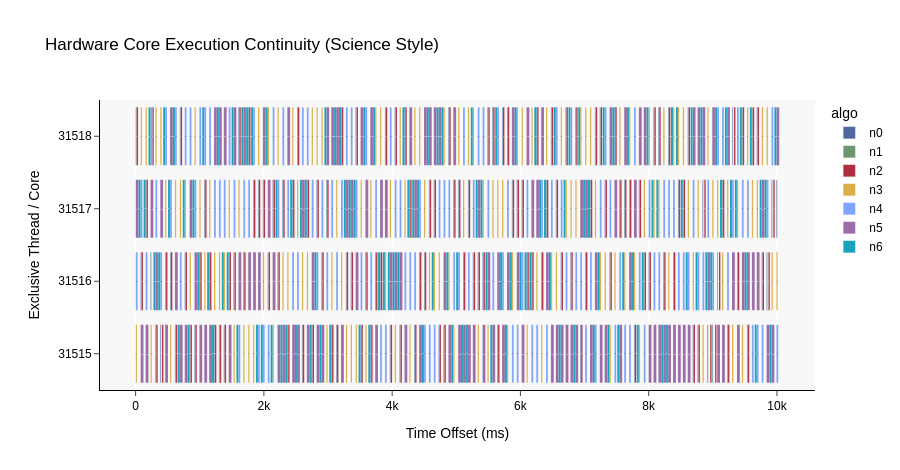

The cell this chart's notebook holds for it:
### Markdown cell above
## 一、 宏观并行行为分析 (Timeline & Gantt)

### 1. 任务甘特图 (Hardware Core Gantt Chart)
展示有效计算块 ($C_i$) 的持续时长。
* **分析重点**: 观察各核心条块之间的**横向间隙**。这些空隙（气泡）代表了调度器无法填满的资源空洞，是加速比无法达到线性的根本原因。

### Code cell
def draw_px_gantt(df_jobs):
    if df_jobs.empty:
        print("Warning: Input DataFrame is empty.")
        return

    # 1. 精选 Science 级低饱和度多色盘 (针对不同 Algo)
    # 选色原则：冷暖交替，灰度梯度一致
    DISCRETE_SCI_COLORS = [
        "#3B5998", # 灰蓝
        "#5E8B61", # 鼠尾草绿
        "#A6192E", # 砖红
        "#D6A531", # 暗金
        "#709BFF", # 浅钢蓝
        "#925E9F", # 灰紫
        "#0099B4", # 墨青
        "#FDAF91", # 柔粉
        "#4D4D4D", # 碳灰
        "#ADB6B6"  # 铝灰
    ]

    # 2. 线程 TID 自然排序 (确保 T0, T1, T2... 逻辑顺序)
    def extract_num(s):
        n = re.findall(r'\d+', str(s))
        return int(n[0]) if n else 0

    tids_sorted = sorted(df_jobs["tid"].unique(), key=extract_num)
    # 算法也进行排序，确保图例整齐
    algos_sorted = sorted(df_jobs["algo"].unique(), key=extract_num)

    # 3. 绘图
    fig = px.bar(
        df_jobs,
        base="start_ms",      # 任务起点 (ms)
        x="algo_ms",          # 任务宽度 (ms)
        y="tid",
        color="algo",         # 区分不同算法
        orientation='h',
        category_orders={"tid": tids_sorted, "algo": algos_sorted},
        color_discrete_sequence=DISCRETE_SCI_COLORS,
        title="Hardware Core Execution Continuity (Science Style)",
        labels={"start_ms": "Timeline", "algo_ms": "Exec", "tid": "Thread ID"}
    )

    # 4. 论文级布局优化
    fig.update_layout(
        plot_bgcolor='rgba(248, 248, 248, 1)', # 极浅灰背景，使白色气泡更明显
        xaxis=dict(
            title="Time Offset (ms)",
            showgrid=True,
            gridcolor='white', # 白色网格在灰底上非常高级
            linecolor='black',
            ticks='outside',
            zeroline=False
        ),
        yaxis=dict(
            title="Exclusive Thread / Core",
            showgrid=False, # Y 轴不需网格，保持横向视觉流
            autorange="reversed", # 线程 0 置顶
            linecolor='black',
            ticks='outside'
        ),
        font=dict(family="Arial", size=12, color="black"),
        height=350 + (len(tids_sorted) * 30), # 根据线程数动态调整高度
        margin=dict(l=100, r=30, t=100, b=80), # 增加左边距给 TID 标签
    )

    # 5. 交互与渲染优化
    fig.update_traces(
        marker_line_width=0.5, # 给极其微小的任务块增加细边框以便识别
        marker_line_color="rgba(255,255,255,0.2)",
        opacity=0.9,
        # 悬浮窗：微秒级精度标注
        hovertemplate="<b>Core %{y}</b><br>Algo: %{text}<br>Start: %{base:.3f} ms<br>Duration: %{x:.3f} ms<extra></extra>",
        text=df_jobs["algo"]
    )

    fig.show()

# 执行
draw_px_gantt(analysis_df)

### Figure 1 — Plotly figure (JSON) as saved in the notebook; plotly's stock layout.template omitted (floating-point values rounded to 4 significant figures; data arrays with more than 128 entries replaced by an {"elided": "..."} marker saying what was removed)
{"data": [{"base": {"elided": "132 float values"}, "hovertemplate": "<b>Core %{y}</b><br>Algo: %{text}<br>Start: %{base:.3f} ms<br>Duration: %{x:.3f} ms<extra></extra>", "legendgroup": "n0", "marker": {"color": "#3B5998", "pattern": {"shape": ""}, "line": {"color": "rgba(255,255,255,0.2)", "width": 0.5}}, "name": "n0", "orientation": "h", "showlegend": true, "textposition": "auto", "x": {"elided": "132 float values"}, "xaxis": "x", "y": {"elided": "132 str values"}, "yaxis": "y", "type": "bar", "opacity": 0.9, "text": {"elided": "922 str values"}}, {"base": {"elided": "132 float values"}, "hovertemplate": "<b>Core %{y}</b><br>Algo: %{text}<br>Start: %{base:.3f} ms<br>Duration: %{x:.3f} ms<extra></extra>", "legendgroup": "n1", "marker": {"color": "#5E8B61", "pattern": {"shape": ""}, "line": {"color": "rgba(255,255,255,0.2)", "width": 0.5}}, "name": "n1", "orientation": "h", "showlegend": true, "textposition": "auto", "x": {"elided": "132 float values"}, "xaxis": "x", "y": {"elided": "132 str values"}, "yaxis": "y", "type": "bar", "opacity": 0.9, "text": {"elided": "922 str values"}}, {"base": {"elided": "131 float values"}, "hovertemplate": "<b>Core %{y}</b><br>Algo: %{text}<br>Start: %{base:.3f} ms<br>Duration: %{x:.3f} ms<extra></extra>", "legendgroup": "n2", "marker": {"color": "#A6192E", "pattern": {"shape": ""}, "line": {"color": "rgba(255,255,255,0.2)", "width": 0.5}}, "name": "n2", "orientation": "h", "showlegend": true, "textposition": "auto", "x": {"elided": "131 float values"}, "xaxis": "x", "y": {"elided": "131 str values"}, "yaxis": "y", "type": "bar", "opacity": 0.9, "text": {"elided": "922 str values"}}, {"base": {"elided": "132 float values"}, "hovertemplate": "<b>Core %{y}</b><br>Algo: %{text}<br>Start: %{base:.3f} ms<br>Duration: %{x:.3f} ms<extra></extra>", "legendgroup": "n3", "marker": {"color": "#D6A531", "pattern": {"shape": ""}, "line": {"color": "rgba(255,255,255,0.2)", "width": 0.5}}, "name": "n3", "orientation": "h", "showlegend": true, "textposition": "auto", "x": {"elided": "132 float values"}, "xaxis": "x", "y": {"elided": "132 str values"}, "yaxis": "y", "type": "bar", "opacity": 0.9, "text": {"elided": "922 str values"}}, {"base": {"elided": "132 float values"}, "hovertemplate": "<b>Core %{y}</b><br>Algo: %{text}<br>Start: %{base:.3f} ms<br>Duration: %{x:.3f} ms<extra></extra>", "legendgroup": "n4", "marker": {"color": "#709BFF", "pattern": {"shape": ""}, "line": {"color": "rgba(255,255,255,0.2)", "width": 0.5}}, "name": "n4", "orientation": "h", "showlegend": true, "textposition": "auto", "x": {"elided": "132 float values"}, "xaxis": "x", "y": {"elided": "132 str values"}, "yaxis": "y", "type": "bar", "opacity": 0.9, "text": {"elided": "922 str values"}}, {"base": {"elided": "132 float values"}, "hovertemplate": "<b>Core %{y}</b><br>Algo: %{text}<br>Start: %{base:.3f} ms<br>Duration: %{x:.3f} ms<extra></extra>", "legendgroup": "n5", "marker": {"color": "#925E9F", "pattern": {"shape": ""}, "line": {"color": "rgba(255,255,255,0.2)", "width": 0.5}}, "name": "n5", "orientation": "h", "showlegend": true, "textposition": "auto", "x": {"elided": "132 float values"}, "xaxis": "x", "y": {"elided": "132 str values"}, "yaxis": "y", "type": "bar", "opacity": 0.9, "text": {"elided": "922 str values"}}, {"base": {"elided": "131 float values"}, "hovertemplate": "<b>Core %{y}</b><br>Algo: %{text}<br>Start: %{base:.3f} ms<br>Duration: %{x:.3f} ms<extra></extra>", "legendgroup": "n6", "marker": {"color": "#0099B4", "pattern": {"shape": ""}, "line": {"color": "rgba(255,255,255,0.2)", "width": 0.5}}, "name": "n6", "orientation": "h", "showlegend": true, "textposition": "auto", "x": {"elided": "131 float values"}, "xaxis": "x", "y": {"elided": "131 str values"}, "yaxis": "y", "type": "bar", "opacity": 0.9, "text": {"elided": "922 str values"}}], "layout": {"xaxis": {"anchor": "y", "domain": [0.0, 1.0], "title": {"text": "Time Offset (ms)"}, "showgrid": true, "gridcolor": "white", "linecolor": "black", "ticks": "outside", "zeroline": false}, "yaxis": {"anchor": "x", "domain": [0.0, 1.0], "title": {"text": "Exclusive Thread / Core"}, "categoryorder": "array", "categoryarray": ["31518", "31517", "31516", "31515"], "showgrid": false, "autorange": "reversed", "linecolor": "black", "ticks": "outside"}, "legend": {"title": {"text": "algo"}, "tracegroupgap": 0}, "title": {"text": "Hardware Core Execution Continuity (Science Style)"}, "barmode": "relative", "font": {"family": "Arial", "size": 12, "color": "black"}, "margin": {"l": 100, "r": 30, "t": 100, "b": 80}, "plot_bgcolor": "rgba(248, 248, 248, 1)", "height": 470}}
